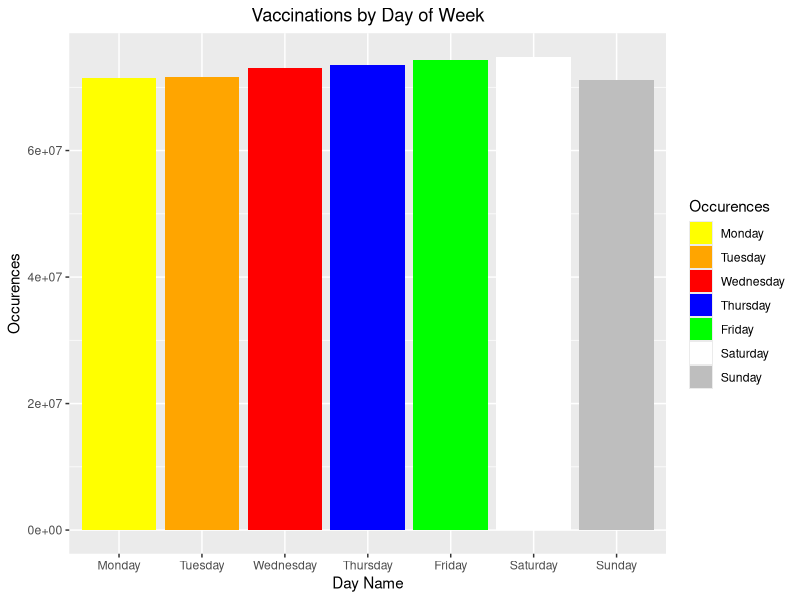

This chart was generated by the following R code:
vaccinations_df <- read.csv("data/us_state_vaccinations.csv",
                            stringsAsFactors = FALSE)
library(dplyr)
library(ggplot2)
#Get day of week
updated_df <- vaccinations_df %>%
  mutate(day_name = weekdays(as.Date(date)))
#Condense df
condensed_df <- updated_df %>%
  select(daily_vaccinations, day_name)

#Condense more getting the sum of each day
new_condensed_df <- condensed_df %>%
  group_by(day_name) %>%
  summarise(vaccinations = sum(daily_vaccinations, na.rm = T))
#Sort by weekday
new_condensed_df$day_name <- factor(new_condensed_df$day_name,
                                levels = c("Monday", "Tuesday", "Wednesday",
                                           "Thursday", "Friday", "Saturday",
                                           "Sunday"))
#Bar plot
bar_plot <- ggplot(data = new_condensed_df) +
  geom_col(mapping = aes(x = day_name, y = vaccinations, fill = day_name)) +
  scale_fill_manual(values = c("Monday" = "yellow",
                               "Tuesday" = "orange",
                               "Wednesday" = "red",
                               "Thursday" = "blue",
                               "Friday" = "green",
                               "Saturday" = "white",
                               "Sunday" = "grey"),
                    labels = c("Monday",
                               "Tuesday",
                               "Wednesday",
                               "Thursday",
                               "Friday",
                               "Saturday",
                               "Sunday")) +
  ggtitle("Vaccinations by Day of Week") +
  theme(plot.title = element_text(hjust = 0.5)) +
  xlab("Day Name") +
  ylab("Occurences") +
  labs(fill = "Occurences")
